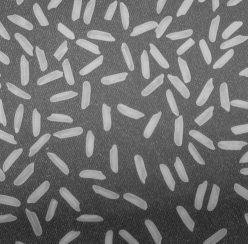
#> input picture Shading Correction/rice.png, 248 x 244 px
$ python Shading_Correction.py
#> lines starting #> are read from the running program, lines starting #| are printed output that depends on the picture
#!/usr/bin/env python
# coding: utf-8

# In[1]:


import cv2
import numpy as np
from matplotlib import pyplot as plt


# In[2]:


img = cv2.imread('rice.png', cv2.IMREAD_GRAYSCALE)
#> img is the input picture: shape (244, 248); min 40, max 204, mean 112.4


# In[3]:


kernal = np.ones((4,4), np.uint8)


# In[4]:


opening = cv2.morphologyEx(img, cv2.MORPH_OPEN, kernal)
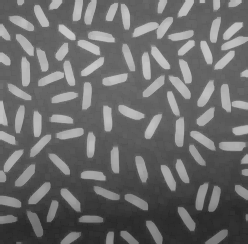
#> opening: shape (244, 248); min 40, max 201, mean 107.3
erosion = cv2.erode(opening, kernal, iterations=5)
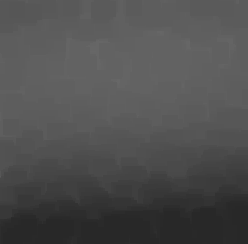
#> erosion: shape (244, 248); min 40, max 103, mean 78.6
dilation = cv2.dilate(erosion, kernal, iterations=1)


# In[5]:


sub = cv2.subtract(img, dilation)
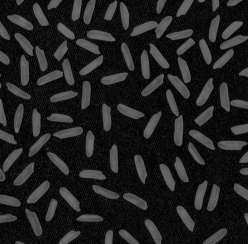
#> sub: shape (244, 248); min 0, max 111, mean 33.1


# In[6]:


titles = ['image', 'dilation', 'sub']
images = [img, dilation, sub]


# In[7]:


for i in range(3):
    plt.subplot(1,3,i+1), plt.imshow(images[i], 'gray')
    plt.title(titles[i])
    plt.xticks([]),plt.yticks([])

    plt.show()


# In[8]:


cv2.imwrite('Converted.png', sub)


# In[ ]:


# In[ ]:

$ run again, with Shading Correction/dilation.png copied over Shading Correction/rice.png
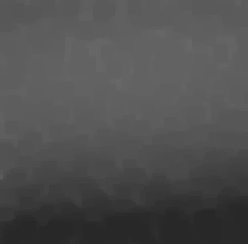
#> input picture Shading Correction/dilation.png, 248 x 244 px
#> img is the input picture: shape (244, 248); min 40, max 103, mean 79.4
#> `sub = cv2.subtract(img, dilation)`:
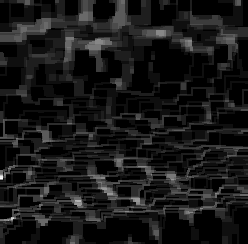
#> sub: shape (244, 248); min 0, max 17, mean 1.54; drawn with min black and max white
